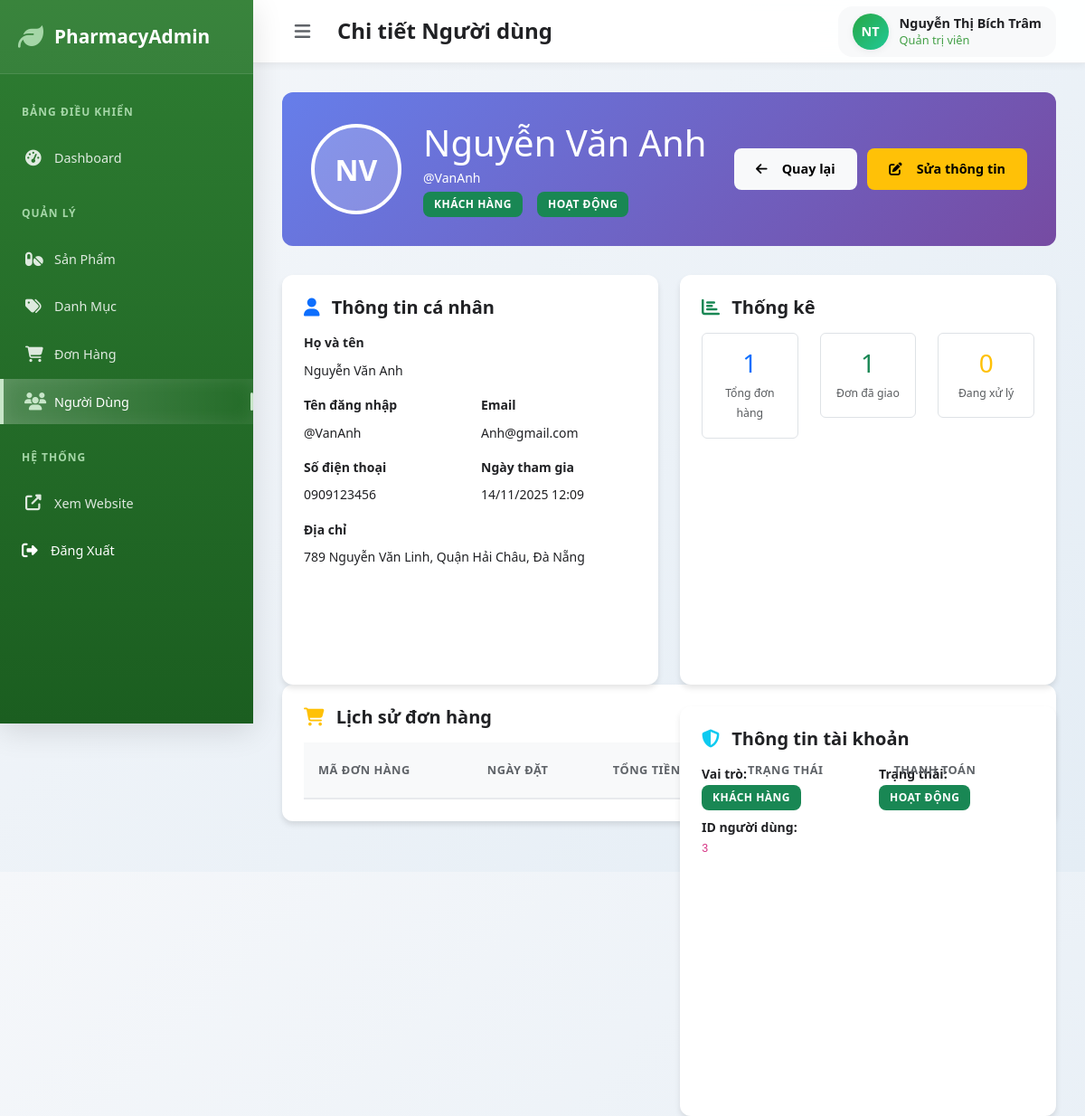
The page /public/admin_user_details.php?id=3 (signed in) on the database its author committed.
### tables this page shows
CREATE TABLE users (
    user_id INT PRIMARY KEY AUTO_INCREMENT,
    username VARCHAR(50) UNIQUE NOT NULL,
    password_hash VARCHAR(255) NOT NULL,
    email VARCHAR(100) UNIQUE NOT NULL,
    full_name VARCHAR(100) NOT NULL,
    phone VARCHAR(15),
    address TEXT,
    role ENUM('customer', 'admin', 'staff') DEFAULT 'customer',
    is_active BOOLEAN DEFAULT TRUE,
    created_at TIMESTAMP DEFAULT CURRENT_TIMESTAMP,
    updated_at TIMESTAMP DEFAULT CURRENT_TIMESTAMP ON UPDATE CURRENT_TIMESTAMP
);

CREATE TABLE orders (
    order_id INT PRIMARY KEY AUTO_INCREMENT,
    order_code VARCHAR(20) UNIQUE NOT NULL,
    user_id INT NOT NULL,
    customer_name VARCHAR(100) NOT NULL,
    customer_email VARCHAR(100) NOT NULL,
    customer_phone VARCHAR(15) NOT NULL,
    customer_address TEXT NOT NULL,
    order_notes TEXT,
    subtotal_amount DECIMAL(15,2) NOT NULL,
    discount_amount DECIMAL(15,2) DEFAULT 0,
    shipping_fee DECIMAL(15,2) DEFAULT 0,
    total_amount DECIMAL(15,2) NOT NULL,
    payment_method ENUM('cod', 'bank_transfer', 'credit_card', 'e_wallet') DEFAULT 'cod',
    payment_status ENUM('pending', 'paid', 'failed', 'refunded') DEFAULT 'pending',
    order_status ENUM('pending', 'confirmed', 'processing', 'shipped', 'delivered', 'cancelled') DEFAULT 'pending',
    prescription_image_url VARCHAR(500),
    confirmed_by INT,
    shipped_at TIMESTAMP NULL,
    delivered_at TIMESTAMP NULL,
    cancelled_at TIMESTAMP NULL,
    cancellation_reason TEXT,
    created_at TIMESTAMP DEFAULT CURRENT_TIMESTAMP,
    updated_at TIMESTAMP DEFAULT CURRENT_TIMESTAMP ON UPDATE CURRENT_TIMESTAMP,
    FOREIGN KEY (user_id) REFERENCES users(user_id),
    FOREIGN KEY (confirmed_by) REFERENCES users(user_id)
);

### public/admin_user_details.php (the view, shortened to what the rows shown need)
<?php
$base_url = 'http://localhost/PHARMAGO/public';
try {
    $base_dir = dirname(__DIR__) . '/';
    require_once $base_dir . 'models/User.php';
    require_once $base_dir . 'models/Order.php';
    $database = new Database();
    $db = $database->getConnection();
    $userModel = new User($db);
    $orderModel = new Order($db);
    $user_id = $_GET['id'] ?? 0;
    if (!$userModel->getUserById($user_id)) {
        $_SESSION['error_message'] = 'Người dùng không tồn tại!';
        header('Location: admin_users.php');
        exit;
    }
    $user_orders = $orderModel->getOrdersByUser($user_id);
} catch (Exception $e) {
    error_log("Admin user details error: " . $e->getMessage());
    $_SESSION['error_message'] = 'Có lỗi xảy ra khi tải thông tin người dùng!';
    header('Location: admin_users.php');
    exit;
}
function getInitials($name) {
    $words = explode(' ', $name);
    $initials = '';
    foreach ($words as $word) {
        if (!empty($word)) {
            $initials .= strtoupper($word[0]);
        }
    }
    return substr($initials, 0, 2);
}
function getRoleBadge($role) {
    switch ($role) {
        case 'customer': return ['success', 'Khách hàng'];
    }
}
function getStatusBadge($is_active) {
    return $is_active ?
        ['success', 'Hoạt động'] :
        ['danger', 'Đã khóa'];
}
?>
<!DOCTYPE html>
<html lang="vi">
<head>
    <link href="https://cdn.jsdelivr.net/npm/bootstrap@5.3.0/dist/css/bootstrap.min.css" rel="stylesheet">
    <link rel="stylesheet" href="https://cdnjs.cloudflare.com/ajax/libs/font-awesome/6.4.0/css/all.min.css">
    <link rel="stylesheet" href="<?php echo $base_url; ?>/assets/css/admin.css">
</head>
<body>
    <div class="admin-container">
        <main class="main-content">
            <header class="admin-header">
                <div class="header-left">
                    <h1 class="page-title">Chi tiết Người dùng</h1>
                </div>
            </header>
            <div class="content">
                <div class="user-profile-header">
                    <div class="row align-items-center">
                        <div class="col-auto">
                            <div class="user-avatar-large">
                                <?php echo getInitials($userModel->full_name); ?>
                            </div>
                        </div>
                        <div class="col">
                            <h1 class="mb-1"><?php echo htmlspecialchars($userModel->full_name); ?></h1>
                            <p class="mb-1">@<?php echo htmlspecialchars($userModel->username); ?></p>
                            <div class="d-flex gap-3">
                                <?php
                                    $roleBadge = getRoleBadge($userModel->role);
                                    $statusBadge = getStatusBadge($userModel->is_active);
                                ?>
                                <span class="badge bg-<?php echo $roleBadge[0]; ?>">
                                    <?php echo $roleBadge[1]; ?>
                                </span>
                                <span class="badge bg-<?php echo $statusBadge[0]; ?>">
                                    <?php echo $statusBadge[1]; ?>
                                </span>
                            </div>
                        </div>
                    </div>
                </div>
                <div class="row">
                    <div class="col-md-6">
                        <div class="info-card">
                            <div class="row">
                                <div class="col-12 mb-3">
                                    <label class="form-label fw-bold">Họ và tên</label>
                                    <p class="mb-0"><?php echo htmlspecialchars($userModel->full_name); ?></p>
                                </div>
                                <div class="col-6 mb-3">
                                    <label class="form-label fw-bold">Tên đăng nhập</label>
                                    <p class="mb-0">@<?php echo htmlspecialchars($userModel->username); ?></p>
                                </div>
                                <div class="col-6 mb-3">
                                    <label class="form-label fw-bold">Email</label>
                                    <p class="mb-0"><?php echo htmlspecialchars($userModel->email); ?></p>
                                </div>
                                <div class="col-6 mb-3">
                                    <label class="form-label fw-bold">Số điện thoại</label>
                                    <p class="mb-0"><?php echo $userModel->phone ? htmlspecialchars($userModel->phone) : '<em class="text-muted">Chưa cập nhật</em>'; ?></p>
                                </div>
                                <div class="col-6 mb-3">
                                    <label class="form-label fw-bold">Ngày tham gia</label>
                                    <p class="mb-0"><?php echo date('d/m/Y H:i', strtotime($userModel->created_at)); ?></p>
                                </div>
                                <div class="col-12">
                                    <label class="form-label fw-bold">Địa chỉ</label>
                                    <p class="mb-0"><?php echo $userModel->address ? nl2br(htmlspecialchars($userModel->address)) : '<em class="text-muted">Chưa cập nhật</em>'; ?></p>
                                </div>
                            </div>
                        </div>
                    </div>
                    <div class="col-md-6">
                        <div class="info-card">
                            <div class="row text-center">
                                <div class="col-4">
                                    <div class="border rounded p-3">
                                        <h3 class="text-success mb-1">
                                            <?php
                                                $completed_orders = array_filter($user_orders, function($order) {
                                                    return $order['order_status'] === 'delivered';
                                                });
                                                echo count($completed_orders);
                                            ?>
                                        </h3>
                                        <small class="text-muted">Đơn đã giao</small>
                                    </div>
                                </div>
                            </div>
                        </div>
                        <div class="info-card">
                            <div class="row">
                                <div class="col-6 mb-2">
                                    <strong>Vai trò:</strong><br>
                                    <span class="badge bg-<?php echo $roleBadge[0]; ?>">
                                        <?php echo $roleBadge[1]; ?>
                                    </span>
                                </div>
                                <div class="col-6 mb-2">
                                    <strong>Trạng thái:</strong><br>
                                    <span class="badge bg-<?php echo $statusBadge[0]; ?>">
                                        <?php echo $statusBadge[1]; ?>
                                    </span>
                                </div>
                                <div class="col-12 mb-2">
                                    <strong>ID người dùng:</strong><br>
                                    <code><?php echo $userModel->user_id; ?></code>
                                </div>
                            </div>
                        </div>
                    </div>
                </div>
                <div class="info-card">
                    <?php if(!empty($user_orders)): ?>
                        <div class="table-responsive">
                            <table class="table table-bordered">
                                <thead class="table-light">
                                    <tr>
                                        <th>Mã đơn hàng</th>
                                        <th>Ngày đặt</th>
                                        <th>Tổng tiền</th>
                                        <th>Trạng thái</th>
                                        <th>Thanh toán</th>
                                    </tr>
                                </thead>
                            </table>
                        </div>
                    <?php endif; ?>
                </div>
            </div>
        </main>
    </div>
</body>
</html>

### rows shown on the page
users: full_name "NV", full_name "Nguyễn Văn Anh", username "VanAnh", role "KHÁCH HÀNG", is_active "HOẠT ĐỘNG", email "Anh@gmail.com", phone "0909123456", created_at "14/11/2025 12:09", address "789 Nguyễn Văn Linh, Quận Hải Châu, Đà Nẵng", user_id "3"
orders: order_status "1"

### other values the page prints
getInitials($_SESSION['admin_name'] ?? 'A') "NT"
$_SESSION['admin_name'] "Nguyễn Thị Bích Trâm"
getRoleText($_SESSION['admin_role'] ?? 'staff') "Quản trị viên"
count($user_orders) "1"
count($pending_orders) "0"
